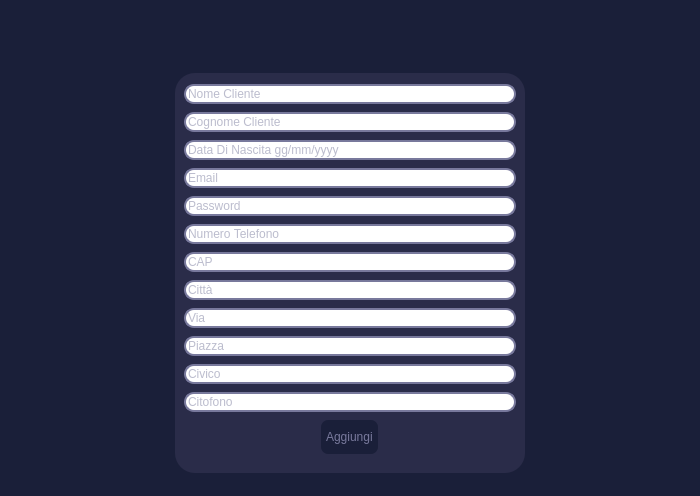
<?xml version="1.0" encoding="UTF-8"?>
<ui version="4.0">
 <class>inserisciClienteView</class>
 <widget class="QWidget" name="inserisciClienteView">
  <property name="geometry">
   <rect>
    <x>0</x>
    <y>0</y>
    <width>700</width>
    <height>496</height>
   </rect>
  </property>
  <property name="windowTitle">
   <string>Form</string>
  </property>
  <property name="styleSheet">
   <string notr="true">*{	
	color: #78799c;
	border: none;
}
#inserisciClienteView{
	background-color:#1a1f39;
}
#infoProdottoContent{
	background-color: #2a2c49;
	border-radius: 20px;
}

QPushButton{
	padding : 10px 5px;
	text-align:left;
	color:#78799c;
	font: 10pt &quot;Leelawadee UI&quot;;
}
#indietroBtn:pressed,#aggiungiBtn:pressed{
	background-color: rgba(26, 31, 57,150);
}
#indietroBtn,#aggiungiBtn{
	background-color: #1a1f39;
	border-radius: 7px;
}
QLineEdit{
	border-radius: 10px;
	border: 2px solid #78799c;
}

</string>
  </property>
  <layout class="QVBoxLayout" name="verticalLayout">
   <property name="spacing">
    <number>0</number>
   </property>
   <property name="leftMargin">
    <number>0</number>
   </property>
   <property name="topMargin">
    <number>0</number>
   </property>
   <property name="rightMargin">
    <number>0</number>
   </property>
   <property name="bottomMargin">
    <number>0</number>
   </property>
   <item alignment="Qt::AlignLeft">
    <widget class="QFrame" name="topFrame">
     <property name="frameShape">
      <enum>QFrame::StyledPanel</enum>
     </property>
     <property name="frameShadow">
      <enum>QFrame::Raised</enum>
     </property>
     <layout class="QHBoxLayout" name="horizontalLayout">
      <item>
       <widget class="QPushButton" name="indietroBtn">
        <property name="sizePolicy">
         <sizepolicy hsizetype="Minimum" vsizetype="Fixed">
          <horstretch>0</horstretch>
          <verstretch>0</verstretch>
         </sizepolicy>
        </property>
        <property name="minimumSize">
         <size>
          <width>32</width>
          <height>32</height>
         </size>
        </property>
        <property name="maximumSize">
         <size>
          <width>32</width>
          <height>32</height>
         </size>
        </property>
        <property name="cursor">
         <cursorShape>PointingHandCursor</cursorShape>
        </property>
        <property name="text">
         <string/>
        </property>
        <property name="icon">
         <iconset resource="../resources.qrc">
          <normaloff>:/purpleIcons/assets/#78799c(purple) icons/arrow-left.svg</normaloff>:/purpleIcons/assets/#78799c(purple) icons/arrow-left.svg</iconset>
        </property>
        <property name="iconSize">
         <size>
          <width>24</width>
          <height>24</height>
         </size>
        </property>
        <property name="autoDefault">
         <bool>false</bool>
        </property>
       </widget>
      </item>
     </layout>
    </widget>
   </item>
   <item>
    <widget class="QFrame" name="centralBody">
     <property name="sizePolicy">
      <sizepolicy hsizetype="Preferred" vsizetype="Expanding">
       <horstretch>0</horstretch>
       <verstretch>0</verstretch>
      </sizepolicy>
     </property>
     <property name="frameShape">
      <enum>QFrame::StyledPanel</enum>
     </property>
     <property name="frameShadow">
      <enum>QFrame::Raised</enum>
     </property>
     <layout class="QHBoxLayout" name="horizontalLayout_2">
      <item>
       <widget class="QWidget" name="infoProdottoContent" native="true">
        <property name="sizePolicy">
         <sizepolicy hsizetype="Preferred" vsizetype="Preferred">
          <horstretch>0</horstretch>
          <verstretch>0</verstretch>
         </sizepolicy>
        </property>
        <property name="maximumSize">
         <size>
          <width>350</width>
          <height>400</height>
         </size>
        </property>
        <layout class="QVBoxLayout" name="verticalLayout_2">
         <item>
          <widget class="QLineEdit" name="nomeLe">
           <property name="text">
            <string/>
           </property>
           <property name="placeholderText">
            <string>Nome Cliente</string>
           </property>
          </widget>
         </item>
         <item>
          <widget class="QLineEdit" name="cognomeLe">
           <property name="text">
            <string/>
           </property>
           <property name="placeholderText">
            <string>Cognome Cliente</string>
           </property>
          </widget>
         </item>
         <item>
          <widget class="QLineEdit" name="dataNascitaLe">
           <property name="text">
            <string/>
           </property>
           <property name="placeholderText">
            <string>Data Di Nascita gg/mm/yyyy</string>
           </property>
          </widget>
         </item>
         <item>
          <widget class="QLineEdit" name="emailLe">
           <property name="placeholderText">
            <string>Email</string>
           </property>
          </widget>
         </item>
         <item>
          <widget class="QLineEdit" name="passwordLe">
           <property name="placeholderText">
            <string>Password</string>
           </property>
          </widget>
         </item>
         <item>
          <widget class="QLineEdit" name="telefonoLe">
           <property name="placeholderText">
            <string>Numero Telefono</string>
           </property>
          </widget>
         </item>
         <item>
          <widget class="QLineEdit" name="capLe">
           <property name="placeholderText">
            <string>CAP</string>
           </property>
          </widget>
         </item>
         <item>
          <widget class="QLineEdit" name="cittaLe">
           <property name="placeholderText">
            <string>Città</string>
           </property>
          </widget>
         </item>
         <item>
          <widget class="QLineEdit" name="viaLe">
           <property name="placeholderText">
            <string>Via</string>
           </property>
          </widget>
         </item>
         <item>
          <widget class="QLineEdit" name="piazzaLe">
           <property name="placeholderText">
            <string>Piazza</string>
           </property>
          </widget>
         </item>
         <item>
          <widget class="QLineEdit" name="civicoLe">
           <property name="placeholderText">
            <string>Civico</string>
           </property>
          </widget>
         </item>
         <item>
          <widget class="QLineEdit" name="citofonoLe">
           <property name="placeholderText">
            <string>Citofono</string>
           </property>
          </widget>
         </item>
         <item alignment="Qt::AlignHCenter">
          <widget class="QPushButton" name="aggiungiBtn">
           <property name="cursor">
            <cursorShape>PointingHandCursor</cursorShape>
           </property>
           <property name="text">
            <string>Aggiungi</string>
           </property>
           <property name="icon">
            <iconset resource="../resources.qrc">
             <normaloff>:/purpleIcons/assets/#78799c(purple) icons/plus.svg</normaloff>:/purpleIcons/assets/#78799c(purple) icons/plus.svg</iconset>
           </property>
          </widget>
         </item>
        </layout>
       </widget>
      </item>
     </layout>
    </widget>
   </item>
  </layout>
 </widget>
 <resources>
  <include location="../resources.qrc"/>
 </resources>
 <connections/>
</ui>
